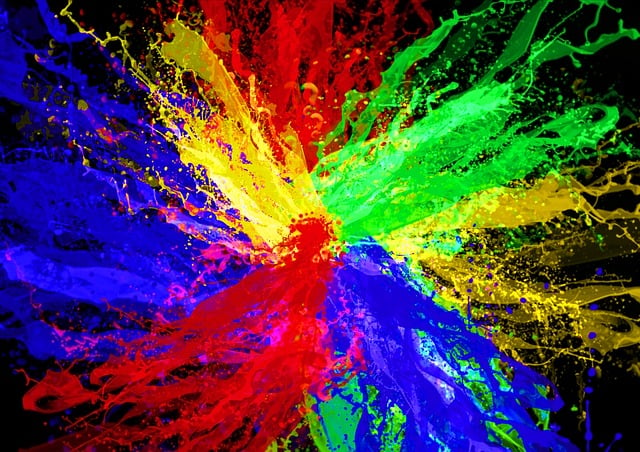
#> input picture Dataset_OpenCvDl_Hw1/Q1_image/rgb.jpg, 640 x 452 px, given in place of building.jpg, which was not available
$ python -i hw1_script.py   (imports and definitions only)
#> lines starting #> are read from the running program, lines starting #| are printed output that depends on the picture; after the words box and inside, x2 and y2 are one past the last pixel; in counts of white or black regions, pixels touching at a corner belong together; pictures that were not available may be replaced by others from this repository, and a replacement may not be noted
# -*- coding: utf-8 -*-


import sys
# from ast import main
from PyQt5 import QtCore, QtGui, QtWidgets

import cv2
import numpy as np


class Ui_hw1(object):
    def __init__(self, hw1) -> None:
        self.setupUi(hw1)
        self.retranslateUi(hw1)

    # [335 lines left out: functions setupUi, retranslateUi, q1_1, q1_2, q1_3, q2_1 and 2 more, not called in this run]

def q3():
    # import cv2
    # import numpy as np

    def custom_filter2D(image, kernel):
        """Apply custom 2D filter operation"""
        h, w = image.shape
        kh, kw = kernel.shape
        pad_size = kh // 2
        padded_image = cv2.copyMakeBorder(image, pad_size, pad_size, pad_size, pad_size, cv2.BORDER_REFLECT)
        output = np.zeros_like(image)

        for i in range(h):
            for j in range(w):
                region = padded_image[i:i+kh, j:j+kw]
                output[i, j] = np.sum(region * kernel)

        return output

    # Load image and convert to grayscale
    img = cv2.imread('./Hw1/Dataset_OpenCvDl_Hw1/Q3_image/building.jpg')
#> img is the input picture: shape (452, 640, 3); mean B, G, R 68.8, 60.7, 79.9
    gray = cv2.cvtColor(img, cv2.COLOR_BGR2GRAY)

    # Gaussian smoothing
    smoothed = cv2.GaussianBlur(gray, (3, 3), 1)

    # Define the Sobel x and y operators
    sobel_x = np.array([[-1, 0, 1], [-2, 0, 2], [-1, 0, 1]])
    sobel_y = np.array([[-1, -2, -1], [0, 0, 0], [1, 2, 1]])

    # (3-1)
    # Apply custom filter for Sobel operations
    grad_x = custom_filter2D(smoothed, sobel_x)
#> in custom_filter2D, `padded_image = cv2.copyMakeBorder(image, pad_size, pad_size, pad_size,..`:
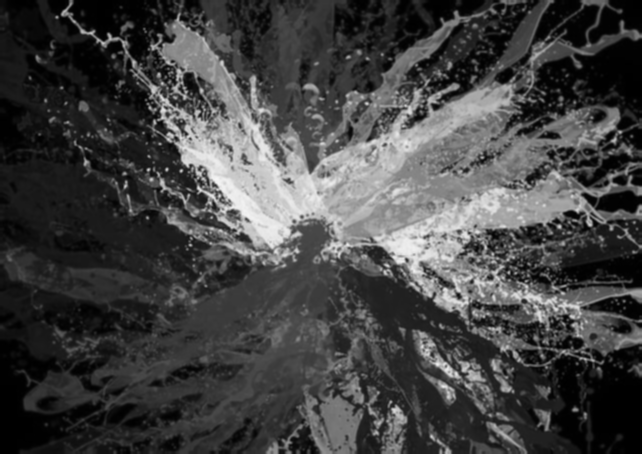
#> padded_image: shape (454, 642); min 0, max 245, mean 67
#> after the loop in custom_filter2D, `for i in range(h):`:
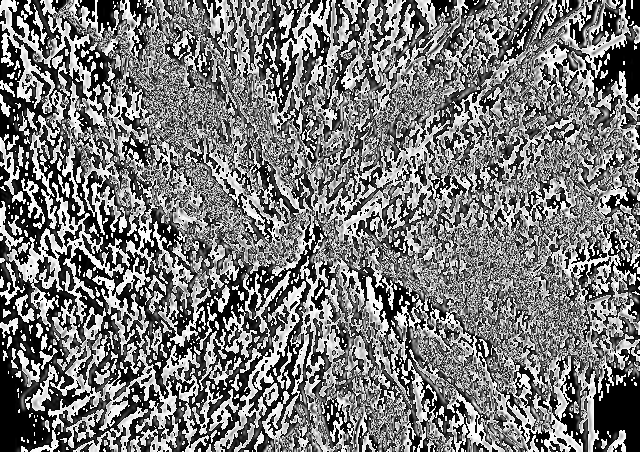
#> output: shape (452, 640); min 0, max 255, mean 120.8
    grad_y = custom_filter2D(smoothed, sobel_y)
#> after the loop in custom_filter2D (call 2), `for i in range(h):`:
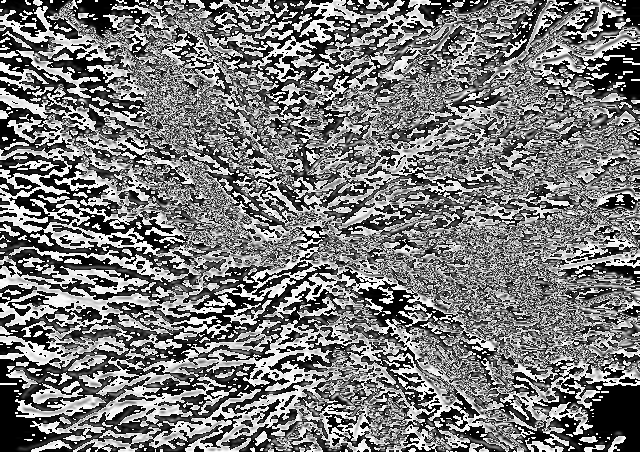
#> output: shape (452, 640); min 0, max 255, mean 121.2

    # (3-2)
    # Combine Sobel x and Sobel y
    magnitude = np.sqrt(grad_x**2 + grad_y**2).round().astype('uint8')
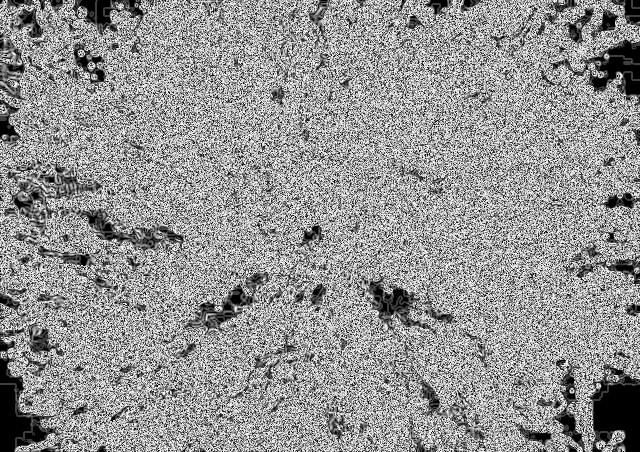
#> magnitude: shape (452, 640); min 0, max 16, mean 9.31; drawn with min black and max white
    # magnitude = np.sqrt(grad_x**2 + grad_y**2).astype(np.uint8)

    # Normalize combination result to 0~255
    normalized_magnitude = cv2.normalize(magnitude, None, 0, 255, cv2.NORM_MINMAX).astype(np.uint8)

    # Set threshold
    threshold_value = 128
    _, thresholded = cv2.threshold(normalized_magnitude, threshold_value, 255, cv2.THRESH_BINARY)
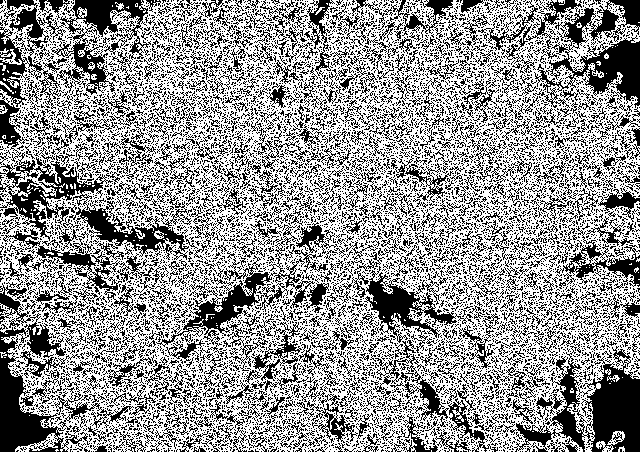
#> thresholded: shape (452, 640); 59.6% white; 8630 black regions (7849 under 20 px), largest, box (x1, y1, x2, y2) and area: (0, 0, 192, 260) 8439, (0, 283, 134, 452) 5677, (510, 346, 640, 452) 5656

    # (3-3)
    # Calculate gradient angles in degrees
    angle = np.arctan2(grad_y, grad_x) * (180 / np.pi) % 360
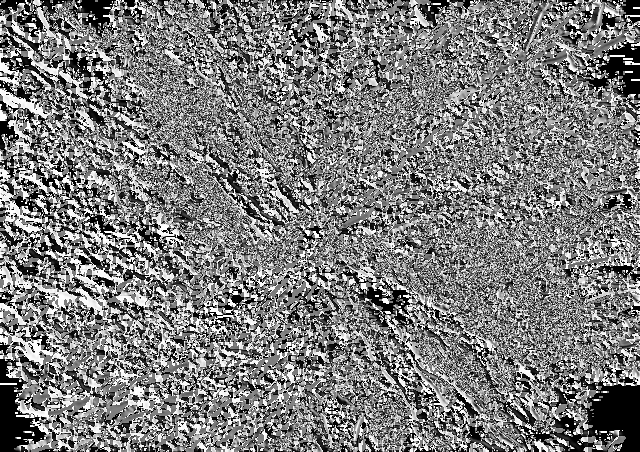
#> angle: shape (452, 640) float32; min 0, max 89.94, mean 44; drawn with min black and max white

    # Create masks for the given angle ranges
    mask1 = ((angle >= 120) & (angle <= 180)).astype(np.uint8) * 255
#> mask1: shape (452, 640); every value is 0
    mask2 = ((angle >= 210) & (angle <= 330)).astype(np.uint8) * 255

    # # Calculate the magnitude of gradients
    # magnitude = np.sqrt(grad_x**2 + grad_y**2)
    # normalized_magnitude = cv2.normalize(magnitude, None, 0, 255, cv2.NORM_MINMAX).astype(np.uint8)

    # Apply masks to the gradient magnitude using cv2.bitwise_and
    result1 = cv2.bitwise_and(normalized_magnitude, normalized_magnitude, mask=mask1)
    result2 = cv2.bitwise_and(normalized_magnitude, normalized_magnitude, mask=mask2)

    # Display the results
    cv2.imshow('Sobel X', grad_x)
    cv2.imshow('Sobel Y', grad_y)

    # cv2.imshow('Combination of Sobel X and Sobel Y', normalized_magnitude)
    # cv2.imshow('Thresholded Sobel', normalized_magnitude)
    combined_window = np.hstack((normalized_magnitude, thresholded))
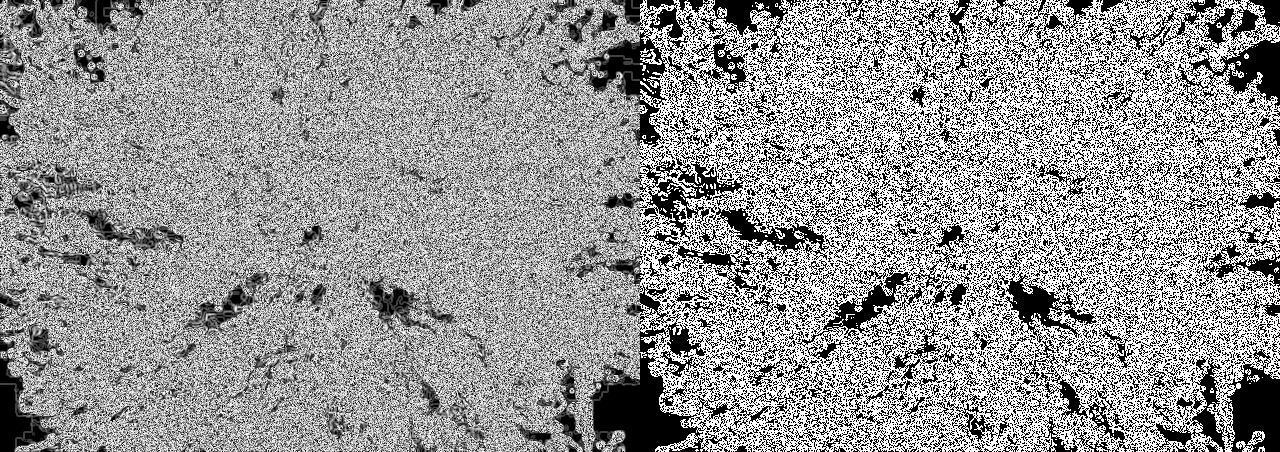
#> combined_window: shape (452, 1280); min 0, max 255, mean 150.1
    cv2.imshow('Combined and Thresholded Sobel', combined_window)

    combined_window = np.hstack((result1, result2))
#> combined_window: shape (452, 1280); every value is 0
    cv2.imshow('Result1 and Result2', combined_window)

    cv2.waitKey(0)
    cv2.destroyAllWindows()

# [31 lines left out: function q4, not called in this run]

def q5():
    pass

# [7 lines left out: function main, not called in this run]

# [2 lines not run here, left out]

>>> result = q3()
